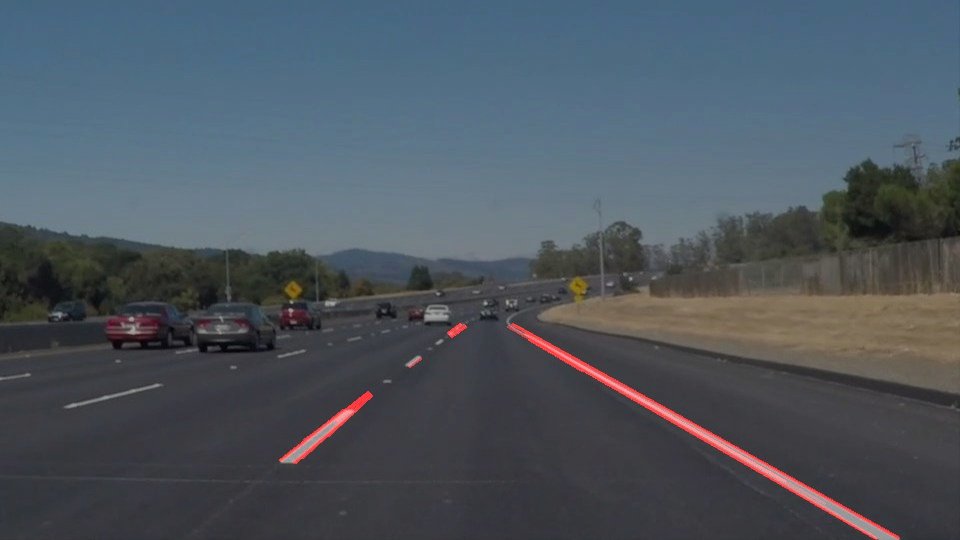
#> input picture test_images/reworked_reworked_solidWhiteCurve.jpg, 960 x 540 px, given in place of solidWhiteRight.jpg, which was not available
$ jupyter execute --allow-errors P1.ipynb   (shell and % lines are left out)   (text cells are left out)
#> lines starting #> are read from the running program, lines starting #| are printed output that depends on the picture; after the words box and inside, x2 and y2 are one past the last pixel; in counts of white or black regions, pixels touching at a corner belong together; pictures that were not available may be replaced by others from this repository, and a replacement may not be noted
#> (a cell that did not finish here is left out)

[cell 2]
#importing some useful packages
import matplotlib.pyplot as plt
import matplotlib.image as mpimg
import numpy as np
import cv2

[cell 3]
#reading in an image
image = mpimg.imread('test_images/solidWhiteRight.jpg')
#> image is the input picture: shape (540, 960, 3); mean R, G, B 77.4, 86, 94.7
#printing out some stats and plotting
print('This image is:', type(image), 'with dimesions:', image.shape)
#| This image is: <class 'numpy.ndarray'> with dimesions: (540, 960, 3)
plt.imshow(image)  #call as plt.imshow(gray, cmap='gray') to show a grayscaled image

[cell 4]
import math

def grayscale(img):
    """Applies the Grayscale transform
    This will return an image with only one color channel
    but NOTE: to see the returned image as grayscale
    you should call plt.imshow(gray, cmap='gray')"""
    return cv2.cvtColor(img, cv2.COLOR_RGB2GRAY)
    # Or use BGR2GRAY if you read an image with cv2.imread()
    # return cv2.cvtColor(img, cv2.COLOR_BGR2GRAY)

def canny(img, low_threshold, high_threshold):
    """Applies the Canny transform"""
    return cv2.Canny(img, low_threshold, high_threshold)

def gaussian_blur(img, kernel_size):
    """Applies a Gaussian Noise kernel"""
    return cv2.GaussianBlur(img, (kernel_size, kernel_size), 0)

def region_of_interest(img, vertices):
    """
    Applies an image mask.

    Only keeps the region of the image defined by the polygon
    formed from `vertices`. The rest of the image is set to black.
    """
    #defining a blank mask to start with
    mask = np.zeros_like(img)

    #defining a 3 channel or 1 channel color to fill the mask with depending on the input image
    if len(img.shape) > 2:
        channel_count = img.shape[2]  # i.e. 3 or 4 depending on your image
        ignore_mask_color = (255,) * channel_count
    else:
        ignore_mask_color = 255

    #filling pixels inside the polygon defined by "vertices" with the fill color
    cv2.fillPoly(mask, vertices, ignore_mask_color)

    #returning the image only where mask pixels are nonzero
    masked_image = cv2.bitwise_and(img, mask)
    return masked_image


def draw_lines(img, lines, color=[255, 0, 0], thickness=2):
    """
    NOTE: this is the function you might want to use as a starting point once you want to
    average/extrapolate the line segments you detect to map out the full
    extent of the lane (going from the result shown in raw-lines-example.mp4
    to that shown in P1_example.mp4).

    Think about things like separating line segments by their
    slope ((y2-y1)/(x2-x1)) to decide which segments are part of the left
    line vs. the right line.  Then, you can average the position of each of
    the lines and extrapolate to the top and bottom of the lane.

    This function draws `lines` with `color` and `thickness`.
    Lines are drawn on the image inplace (mutates the image).
    If you want to make the lines semi-transparent, think about combining
    this function with the weighted_img() function below
    """
    #for line in lines:
    #    for x1,y1,x2,y2 in line:
    #        cv2.line(img, (x1, y1), (x2, y2), color, thickness)#this draws each line found in lines

    left_line = []
    right_line = []
    right_line_detected = False
    left_line_detected = False
    # [8 lines of commented-out code are left out]

    aRx1 =0
    aRx2 =0
    aRy1 =0
    aRy2 =0
    nb_RL = 0

    aLx1 =0
    aLx2 =0
    aLy1 =0
    aLy2 =0
    nb_LL = 0


    for line in lines:
        for x1,y1,x2,y2 in line:
            cv2.line(img, (x1, y1), (x2, y2), color, thickness)
            rounded_slope = round((y2-y1)/(x2-x1),1)
            #print ("x1: ", x1," x2: ", x2," y1: ", y1," y2: ", y2, " m: ", rounded_slope, "\n")
            if len(line)>0:
                if rounded_slope > 0: #add line to right_line
                    right_line = right_line + [(line)]
                    if right_line_detected == False:
                        right_line_detected = True
                        right_x1 = x1
                        right_x2 = x2
                        right_y1 = y1
                        right_y2 = y2

                    if x1 > right_x1:
                        right_x1 = x1
                    if x2 < right_x2:
                        right_x2 = x2
                    if y1 < right_y1:
                        right_y1 = y1
                    if y2 > right_y2:
                        right_y2 = y2

                    nb_RL += len(line)

                    aRx1 += x1
                    aRx2 += x2
                    aRy1 += y1
                    aRy2 += y2

                #cv2.line(img, (right_x1, right_y1), (right_x2, right_y2), color, thickness)

                if rounded_slope <0: #add line to left_line
                    left_line = left_line + [(line)]
                    if left_line_detected == False:
                        left_line_detected = True
                        left_x1 = x1
                        left_x2 = x2
                        left_y1 = y1
                        left_y2 = y2
                    if x1 > left_x1:
                        left_x1 = x1
                    if x2 < left_x2:
                        left_x2 = x2
                    if y1 > left_y1:
                        left_y1 = y1
                    if y2 < left_y2:
                        left_y2 = y2

                    nb_LL += len(line)

                    aLx1 += x1
                    aLx2 += x2
                    aLy1 += y1
                    aLy2 += y2


                #cv2.line(img, (left_x1, left_y1), (left_x2, left_y2), color, thickness)

    #compute the average lines per image
    if nb_RL == 0:
        nb_RL = 1
    if nb_LL == 0:
        nb_LL = 1
    aRx1 = int(aRx1/nb_RL)
    aRx2 = int(aRx2/nb_RL)
    aRy1 = int(aRy1/nb_RL)
    aRy2 = int(aRy2/nb_RL)
    aLx1 = int(aLx1/nb_LL)
    aLx2 = int(aLx2/nb_LL)
    aLy1 = int(aLy1/nb_LL)
    aLy2 = int(aLy2/nb_LL)

    cv2.line(img, (aRx1, aRy1), (aRx2, aRy2), color, thickness)
    cv2.line(img, (aLx1, aLy1), (aLx2, aLy2), color, thickness)


    #print ("slope lines", slope)


def hough_lines(img, rho, theta, threshold, min_line_len, max_line_gap):
    """
    `img` should be the output of a Canny transform.

    Returns an image with hough lines drawn.
    """
    lines = cv2.HoughLinesP(img, rho, theta, threshold, np.array([]), minLineLength=min_line_len, maxLineGap=max_line_gap)
    line_img = np.zeros((img.shape[0], img.shape[1], 3), dtype=np.uint8)
    draw_lines(line_img, lines)
    return line_img

# Python 3 has support for cool math symbols.

def weighted_img(img, initial_img, α=0.8, β=1., λ=0.):
    """
    `img` is the output of the hough_lines(), An image with lines drawn on it.
    Should be a blank image (all black) with lines drawn on it.

    `initial_img` should be the image before any processing.

    The result image is computed as follows:

    initial_img * α + img * β + λ
    NOTE: initial_img and img must be the same shape!
    """
    return cv2.addWeighted(initial_img, α, img, β, λ)

[cell 5]
import os
listed_dir = os.listdir("test_images/")
print (listed_dir)

[cell 6]
# TODO: Build your pipeline that will draw lane lines on the test_images
# then save them to the test_images directory.
#import time

low_threshold = 60
high_threshold = 120
imshape = image.shape
#vertices = np.array([[(90,imshape[0]),(470, 300), ((imshape[1]-500), 300), ((imshape[1]-50),imshape[0])]], dtype=np.int32)
vertices = np.array([[(int(imshape[1]*0.05),imshape[0]),(imshape[1]*0.45,imshape[0]*0.6), ((imshape[1]*0.55), imshape[0]*0.6), ((imshape[1]*0.95),imshape[0])]], dtype=np.int32)
#vertices = np.array([[(int(imshape[1]*0.1),imshape[0]*0.9),(imshape[1]*0.45,imshape[0]*0.55), ((imshape[1]*0.55), imshape[0]*0.55), ((imshape[1]*0.90),imshape[0]*0.9)]], dtype=np.int32)

rho = 1 # distance resolution in pixels of the Hough grid
theta = np.pi/180 # angular resolution in radians of the Hough grid
threshold = 30 #1     # minimum number of votes (intersections in Hough grid cell)
min_line_len = 10 #minimum number of pixels making up a line
max_line_gap = 5    # maximum gap in pixels between connectable line segments
line_image = np.copy(image)*0 # creating a blank to draw lines on
#> line_image: shape (540, 960, 3); every value is 0

#test_dir = listed_dir[0:1]
for i in listed_dir:

    img_name = str(i)
    print (img_name) #(listed_dir[i])
    #reading in an image
    img = mpimg.imread('test_images/'+i)#mpimg.imread('test_images/'+listed_dir[i])
    #printing out some stats and plotting
    #print('This image is:', type(image), 'with dimesions:', image.shape)
    #plt.imshow(img)  #call as plt.imshow(gray, cmap='gray') to show a grayscaled image

    #general Pipe here:
    gray_img = grayscale(img)
#> in grayscale, `return cv2.cvtColor(img, cv2.COLOR_RGB2GRAY)`:
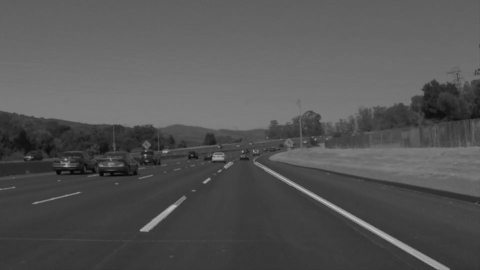
#> returned value: shape (540, 960) (shown at 1/2 size); min 3, max 195, mean 84.4
    blur_img = gaussian_blur(gray_img,9)
    canny_img = canny(blur_img, low_threshold, high_threshold)
#> in canny, `return cv2.Canny(img, low_threshold, high_threshold)`:
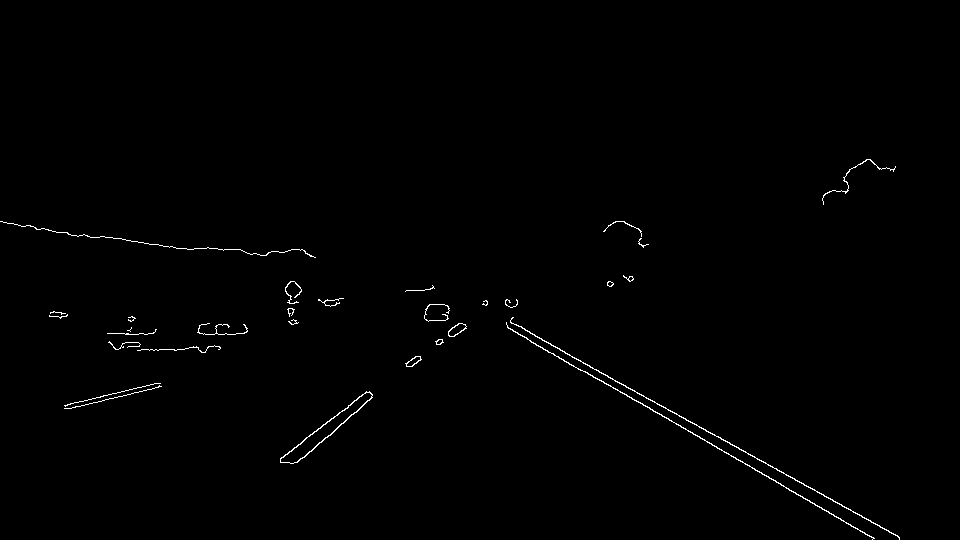
#> returned value: shape (540, 960); 0.61% white in thin lines or dots, all inside (x1, y1, x2, y2) = (0, 159, 900, 540)
    output_img = region_of_interest(canny_img,vertices)
#> in region_of_interest, `cv2.fillPoly(mask, vertices, ignore_mask_color)`:
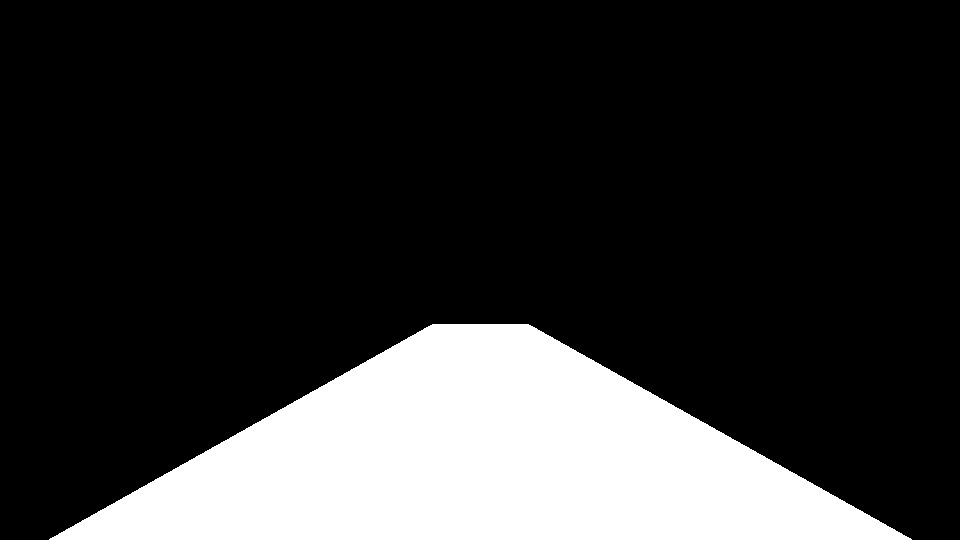
#> mask: shape (540, 960); 20% white; 1 white region, box (x1, y1, x2, y2) and area: (49, 324, 912, 540) 103848
#> in region_of_interest, `masked_image = cv2.bitwise_and(img, mask)`:
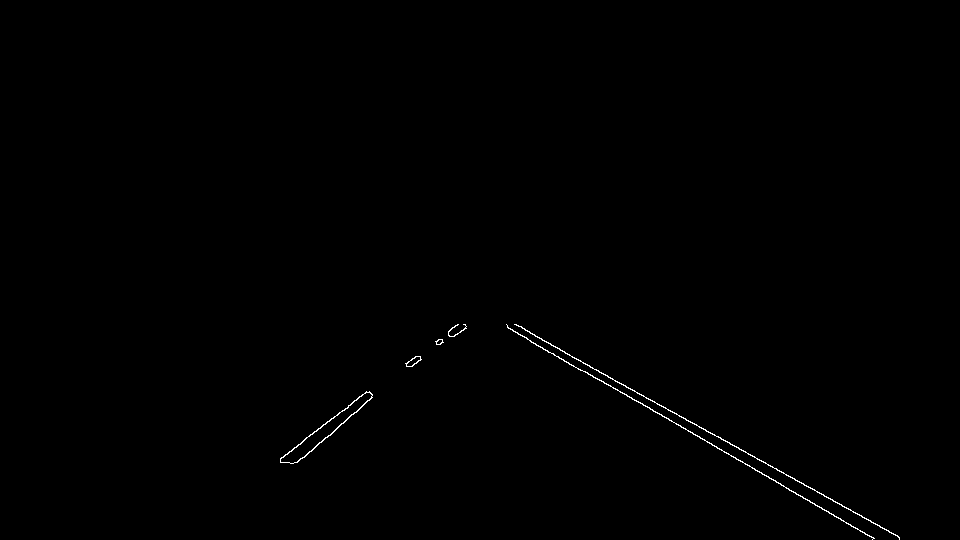
#> masked_image: shape (540, 960); 0.31% white in thin lines or dots, all inside (x1, y1, x2, y2) = (280, 324, 900, 540)
    #plt.imshow(output_img, cmap='gray')

    output_hough_img = hough_lines(output_img, rho, theta, threshold, min_line_len, max_line_gap)
#> in hough_lines, `lines = cv2.HoughLinesP(img, rho, theta, threshold, np.array([]), minL..`: lines = 16 rows, first 6: [619, 382, 899, 537], [582, 370, 874, 538], [507, 327, 606, 384], [448, 331, 458, 324], [312, 434, 366, 392], [515, 324, 608, 377]
#> the loop in draw_lines, `for line in lines:` made 16 passes
#> after the loop in draw_lines, `for line in lines:`: aLx1 = 2673; aLx2 = 2974; aLy1 = 3384; aLy2 = 3137; aRx1 = 4721; aRx2 = 5952; aRy1 = 2963; aRy2 = 3664; left_line = [[[448, 331, 458, 324]], [[312, 434, 366, 392]], [[304, 457, 371, 397]], [[280, 460, 339, 412]], [[347, 419, 371, 398]], [[297, 462, 325, 437]], [[405, 363, 417, 356]], [[280, 458, 327, 421]]]; left_line_detected = True; left_x1 = 448; left_x2 = 325; left_y1 = 462; left_y2 = 324; nb_LL = 8; right_line = [[[619, 382, 899, 537]], [[582, 370, 874, 538]], [[507, 327, 606, 384]], [[515, 324, 608, 377]], [[601, 380, 783, 485]], [[520, 326, 639, 394]], [[781, 485, 871, 537]], [[596, 369, 672, 412]]]; right_line_detected = True; right_x1 = 781; right_x2 = 606; right_y1 = 324; right_y2 = 538
#> in draw_lines, `aRx1 = int(aRx1/nb_RL)`: aRx1 = 590
#> in draw_lines, `aRx2 = int(aRx2/nb_RL)`: aRx2 = 744
#> in draw_lines, `aRy1 = int(aRy1/nb_RL)`: aRy1 = 370
#> in draw_lines, `aRy2 = int(aRy2/nb_RL)`: aRy2 = 458
#> in draw_lines, `aLx1 = int(aLx1/nb_LL)`: aLx1 = 334
#> in draw_lines, `aLx2 = int(aLx2/nb_LL)`: aLx2 = 371
#> in draw_lines, `aLy1 = int(aLy1/nb_LL)`: aLy1 = 423
#> in draw_lines, `aLy2 = int(aLy2/nb_LL)`: aLy2 = 392
#> in draw_lines, `cv2.line(img, (aRx1, aRy1), (aRx2, aRy2), color, thickness)`:
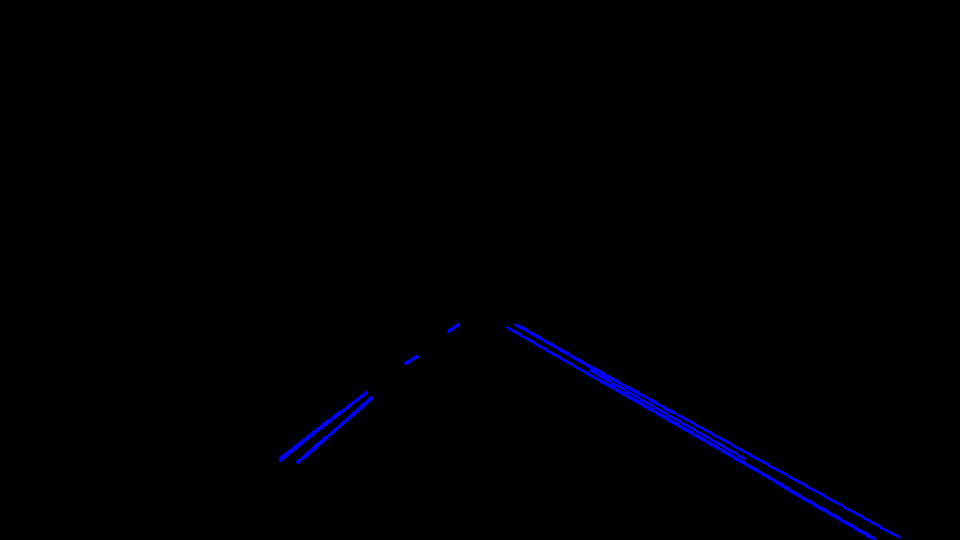
#> img: shape (540, 960, 3); mean of channels 0, 1, 2 2, 0, 0; drawn as B, G, R
    #plt.imshow(output_hough_img, cmap='gray')

    img_lines = weighted_img(output_hough_img, img, α=0.8, β=1., λ=0.)
#> in weighted_img, `return cv2.addWeighted(initial_img, α, img, β, λ)`:
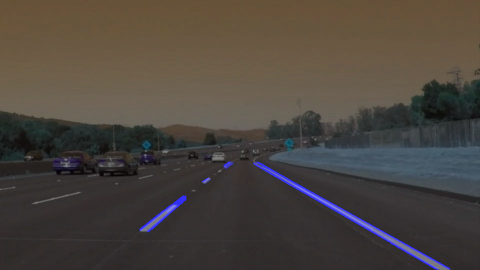
#> returned value: shape (540, 960, 3) (shown at 1/2 size); mean of channels 0, 1, 2 62.7, 68.9, 75.8; drawn as B, G, R
    #plt.imshow(img_lines, cmap='gray')
    cv2.imwrite('test_images/reworked_'+img_name, cv2.cvtColor(img_lines,cv2.COLOR_BGR2RGBA))
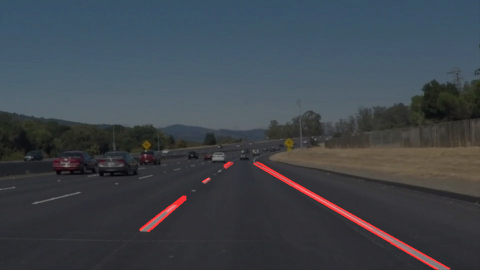
#> saved as reworked_reworked_reworked_solidWhiteCurve.jpg: shape (540, 960, 4) (shown at 1/2 size); mean B, G, R, A 75.8, 68.9, 62.7, 255
#> pass 2 of the loop `for i in listed_dir:`:
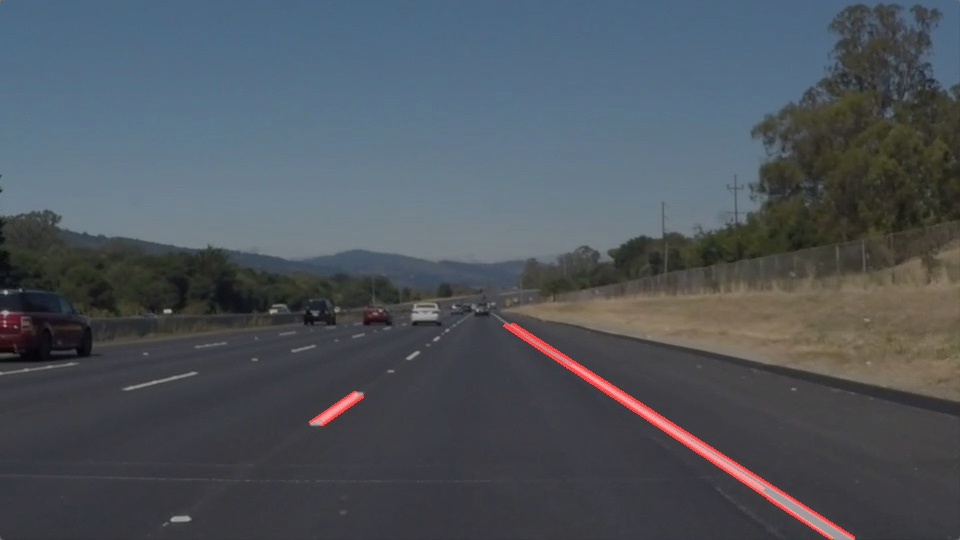
#> input picture test_images/reworked_reworked_solidWhiteRight.jpg, 960 x 540 px
#> img is the input picture: shape (540, 960, 3); mean R, G, B 78.3, 84.8, 91.9
#> in region_of_interest (call 2), `masked_image = cv2.bitwise_and(img, mask)`:
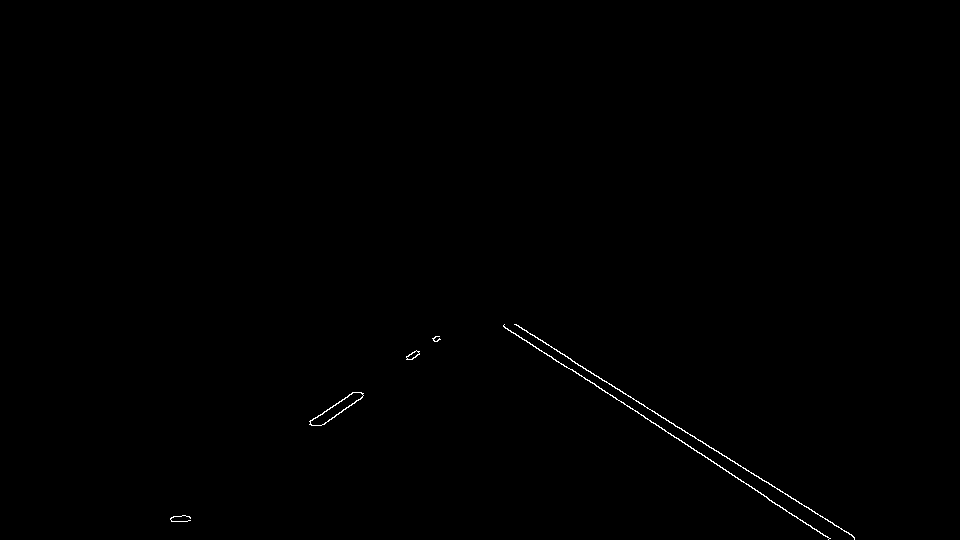
#> masked_image: shape (540, 960); 0.26% white in thin lines or dots, all inside (x1, y1, x2, y2) = (170, 324, 855, 540)
#> the loop in draw_lines (call 2), `for line in lines:` made 8 passes
#> line on passes 1 to 4: [[503, 326, 830, 538]], [[514, 324, 854, 537]], [[720, 467, 829, 538]], [[571, 369, 737, 477]]
#> `cv2.imwrite('test_images/reworked_'+img_name, cv2.cvtColor(img_lines,c..`:
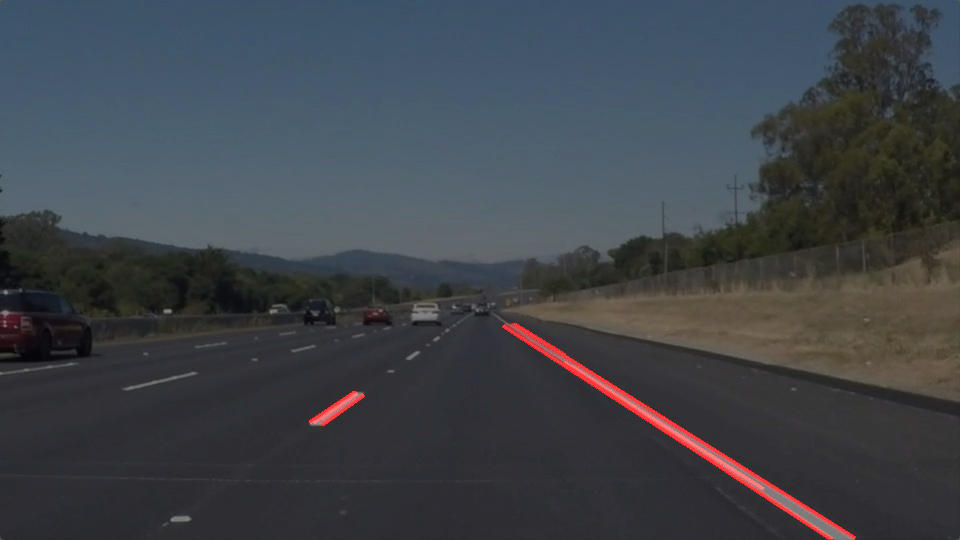
#> saved as reworked_reworked_reworked_solidWhiteRight.jpg: shape (540, 960, 4); mean B, G, R, A 73.5, 67.9, 63.4, 255
    #cv2.waitKey(0)

[cell 7]
# Import everything needed to edit/save/watch video clips
from moviepy.editor import VideoFileClip
from IPython.display import HTML

[cell 8]
# [33 lines left out: function process_image, not called in this run]

[cell 9]
white_output = 'white.mp4'
#> white_output = 'white.mp4'
#> (the rest of this cell did not finish here and is left out)
